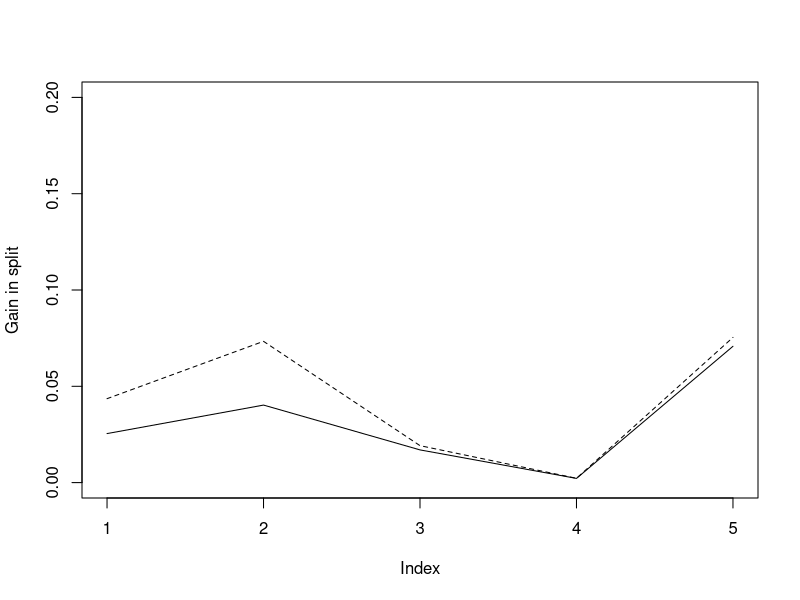

Source code (R):
# IML week 4

# 1 a

# p represents the proportion of training observations in the ith region
# that are from the j:th class
p <- matrix(c(1:6, 1:6), ncol=2)

split_gini <- vector()
split_entropys <- vector()
gini_gains <- vector()
entropy_gains <- vector()
gini_currents <- vector()
entropy_currents <- vector()
weighted_avgs_gini <- vector()
weighted_avgs_entropy <- vector()


gini <- function(p1, p2){
  return(p1*(1-p1)+p2*(1-p2))
}

entropy <- function(p1, p2){
  e <- -(p1*log(p1)+(p2*log(p2)))
  if (is.nan(e)){
    return(0)
  } else {
    return(e)
  }
}

shots <- matrix(c(3, 49,
                  0, 21,
                  6, 21,
                  10, 16,
                  3, 12,
                  16, 11), ncol=2, byrow=TRUE)


for (i in 1:nrow(shots)){
  # class=1 for saved shots
  p[i, 1] <- shots[i,1]/(shots[i,1]+shots[i,2])
  # class=2 for scored shots
  p[i, 2] <- ((shots[i,1]+shots[i,2])-shots[i,1])/(shots[i,1]+shots[i,2])
}

for (i in 1:nrow(shots)){
  # calculate gini and entropy for the current un-splitted area
  p1_current <- sum(shots[i:nrow(shots),1])/sum(shots[i:nrow(shots),1]+shots[i:nrow(shots),2])
  p2_current <- sum(shots[i:nrow(shots),2])/sum(shots[i:nrow(shots),1]+shots[i:nrow(shots),2])
  gini_currents <- c(gini_currents, gini(p1_current, p2_current))
  entropy_currents <- c(entropy_currents, entropy(p1_current, p2_current))


  # calculate average impurity and weighted gain for the split
  if (i < nrow(shots)){
    # calculate gini and entropy for the area to be splitted
    split_gini <- c(split_gini, gini(p[i,1], p[i,2]))
    split_entropys <- c(split_entropys, entropy(p[i,1], p[i,2]))
    
    # impurities for the remaining area
    p1_remaining <- sum(shots[(i+1):nrow(shots),1])/sum(shots[(i+1):nrow(shots),1]+shots[(i+1):nrow(shots),2])
    p2_remaining <- sum(shots[(i+1):nrow(shots),2])/sum(shots[(i+1):nrow(shots),1]+shots[(i+1):nrow(shots),2])
    remaining_gini <- gini(p1_remaining, p2_remaining)
    remaining_entropy <- entropy(p1_remaining, p2_remaining)
    
    # calculate weights
    weight_remaining <- sum(shots[(i+1):nrow(shots),1]+shots[(i+1):nrow(shots),2])
    weight_split <- sum(shots[i,1]+shots[i,2])
    
    # weighted averages for the split
    weighted_avgs_gini <- c(weighted_avgs_gini, (weight_split/(weight_split+weight_remaining))*gini(p[i,1], p[i,2])+(weight_remaining/(weight_split+weight_remaining))*remaining_gini)
    weighted_avgs_entropy <- c(weighted_avgs_entropy, (weight_split/(weight_split+weight_remaining))*entropy(p[i,1], p[i,2])+(weight_remaining/(weight_split+weight_remaining))*remaining_entropy)
    
    # gains
    gini_gains[i] <- gini_currents[i]-weighted_avgs_gini[i]
    entropy_gains[i] <- entropy_currents[i]-weighted_avgs_entropy[i]
  }

  # print("---")
  # print("Current (without the split): ")
  # cat("Gini: ", gini_currents[i], ", entropy: ", entropy_currents[i])
  # print("")
  # cat("For split R", i, " : Gini ", split_gini[i], ", entropy: ", split_entropys[i])
  # print("and")
  # # print remaining area
  # print("Gains: ")
  # cat("Gini: ", gini_gains[i], " entropy: ", entropy_gains[i])
  # print("---")
}


plot(gini_gains, type="l", ylim=0:1/5, ylab="Gain in split")
lines(entropy_gains, type="l", lty=2)